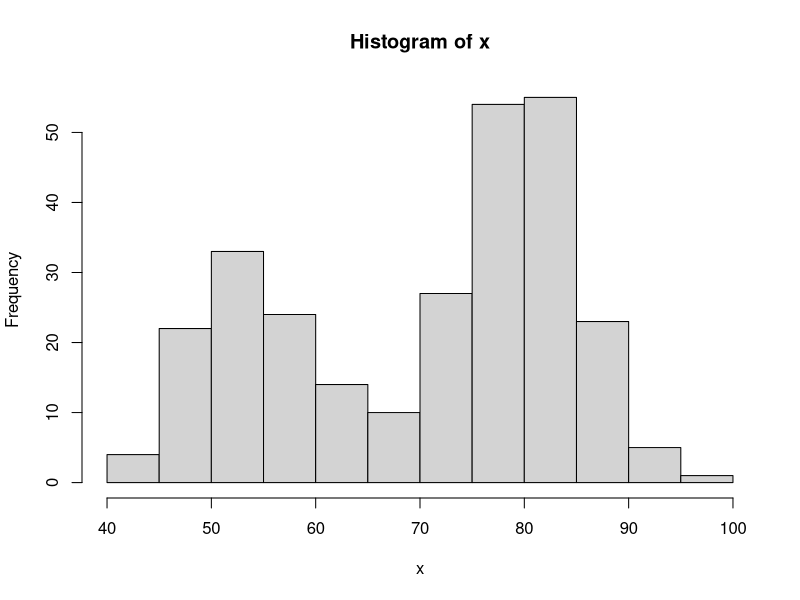
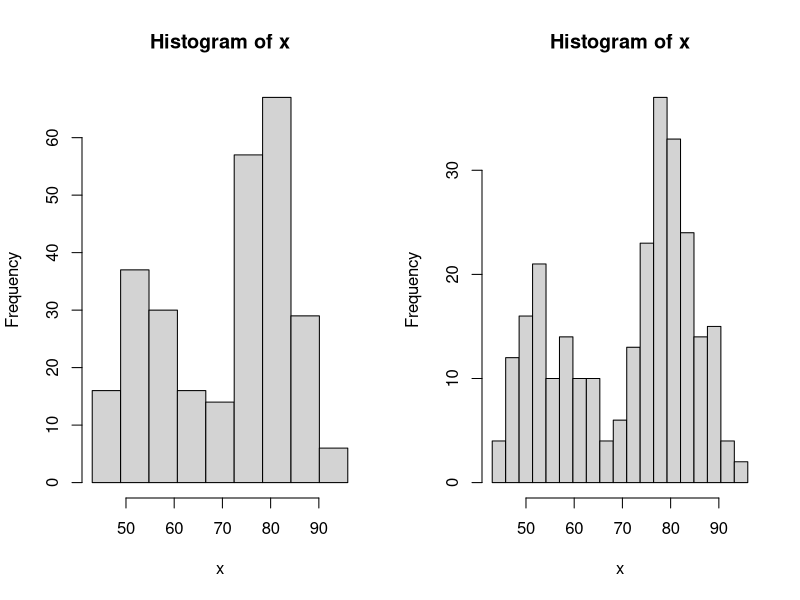
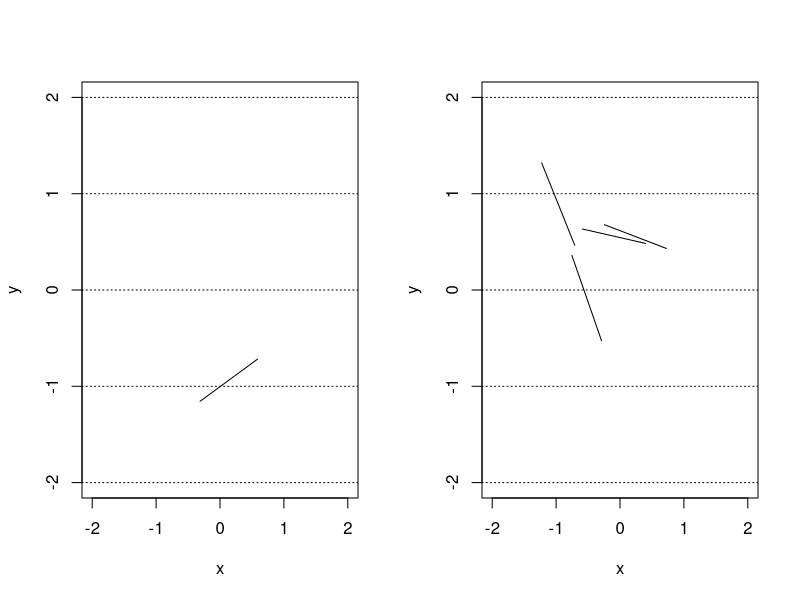
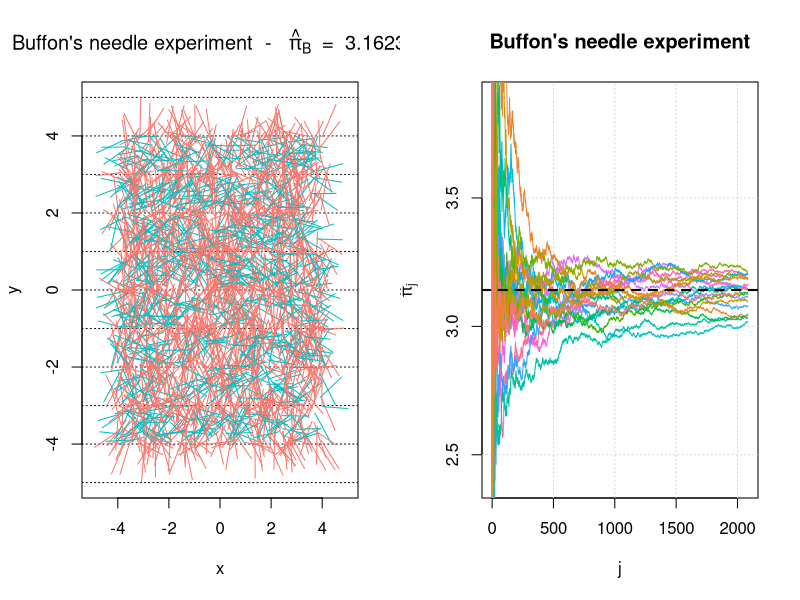

Write the R code that produced these figures, in order.
## ---- chunk 1
knitr::include_url("https://www.youtube.com/embed/X5uQU5XX7iU")
## ---- chunk 2
x <- faithful[, 2] 
hist(x)
## ---- chunk 3
par(mfrow = c(1,2))

# Compare the differences! 
bins <- seq(min(x), max(x), length.out = 10)
hist(x, breaks = bins)

bins <- seq(min(x), max(x), length.out = 20)
hist(x, breaks = bins)
## ---- chunk 4
knitr::include_url("https://www.youtube.com/embed/0zlWcHDKCFw")
## ---- chunk 5
cast_needle <- function(plane_width = 20){
  available_range <- plane_width/2 - 1 # where 1 is the length of the needle (unit)
  x_start <- runif(2, -available_range, available_range)
  angle <- runif(1, 0, 2*pi)
  x_end <- c(cos(angle), sin(angle)) + x_start # where the angles are multiplied by the needle length which is 1 in this example
  cross <- floor(x_start[2]) != floor(x_end[2])
  out <- list(start = x_start, end = x_end, cross = cross)
  out
}
## ---- chunk 6
needle <- cast_needle(plane_width = 4)
needle
## ---- chunk 7
plot(NA, xlim = c(-2, 2), ylim = c(-2, 2), xlab = "x", ylab = "y")
abline(h = -2:2, lty = 3)
lines(c(needle$start[1], needle$end[1]), c(needle$start[2], needle$end[2]))
## ---- chunk 8
buffon_experiment <- function(B = 2084, plane_width = 10, seed = NULL){
  
  if (!is.null(seed)){
    set.seed(seed)
  }
  
  X_start <- X_end <- matrix(NA, B, 2) 
  cross <- rep(NA, B)
  
  for (i in 1:B){
    inter <- cast_needle(plane_width = plane_width)
    X_start[i, ] <- inter$start
    X_end[i, ] <- inter$end
    cross[i] <- inter$cross
  }
  
  out <- list(start = X_start, end = X_end, cross = cross, plane = plane_width)
  class(out) <- "buffon_experiment"
  out
}
## ---- chunk 9
experiment <- buffon_experiment(B = 4, plane_width = 4)
experiment
## ---- chunk 10
plot(NA, xlim = c(-2, 2), ylim = c(-2, 2), xlab = "x", ylab = "y")
abline(h = -2:2, lty = 3)
for (i in 1:4){
  lines(c(experiment$start[i,1], experiment$end[i,1]), 
        c(experiment$start[i,2], experiment$end[i,2]))
}
## ---- chunk 11
plot.buffon_experiment <- function(obj){
  cross <- obj$cross
  X_start <- obj$start
  X_end <- obj$end
  B <- length(cross)
  cols <- rev(hcl(h = seq(15, 375, length = 3), l = 65, c = 100)[1:2])
  
  title_part1 <- 'Buffon\'s needle experiment  -  '
  title_part2 <- ' = '
  pi_hat <- round(2/mean(obj$cross), 6)
  
  title <- bquote(.(title_part1) ~ hat(pi)[B] ~ .(title_part2) ~ .(pi_hat))
  
  plot(NA, xlab = "x", ylab = "y", xlim = c(-obj$plane/2, obj$plane/2), 
       ylim = c(-obj$plan/2, obj$plan/2), 
       main = title)
  abline(h = (-obj$plan):obj$plan, lty = 3)
  
  for (i in 1:B){
    lines(c(X_start[i,1], X_end[i,1]), c(X_start[i,2], X_end[i,2]), 
          col = cols[cross[i] + 1])
  }
}
## ---- chunk 12
experiment <- buffon_experiment(B = 2084)
plot(experiment)
## ---- chunk 13
converge <- function(B = 2084, plane_width = 10, seed = 1777, M = 12){
  
  if (B < 10){
    warning("B was changed to 10")
    B <- 10
  }
  
  pi_hat <- matrix(NA, B, M)
  trials <- 1:B
  cols <- rev(hcl(h = seq(15, 375, length = (M+1)), 
                 l = 65, c = 100, alpha = 1)[1:M])
  set.seed(seed)
  
  for (i in 1:M){
    cross <- buffon_experiment(B = B, plane_width = plane_width)$cross
    pi_hat[,i] <- 2*trials/cumsum(cross)
  }
  
  plot(NA, xlim = c(1,B), ylim = pi + c(-3/4, 3/4), type = "l", col = "darkblue",
       ylab = bquote(hat(pi)[j]),
       xlab = "j", main = "Buffon\'s needle experiment")
  grid()
  
  for (i in 1:M){
    lines(trials, pi_hat[,i], col = cols[i])
  }
  
  abline(h = pi, lwd = 2, lty = 2)
}
## ---- chunk 14
converge(B = 2084, M = 20, seed = 10)
